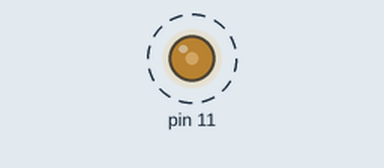
Recording of a sketch running on a simulated Arduino Uno, built with avr-gcc and run on an emulated ATmega328P. Shown: output pins drawn as LEDs (lit = HIGH). Dashed ring = blinking.

Above: at 0.05 s.
Timing chart, 0 to 4.6 s (numbered marks = the images above):
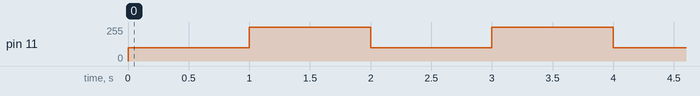

Measured:
- by itself, pin 11: alternates 255/255 for 1.0 s and 100/255 for 1.0 s

The sketch:

AnalogWrite.ino
```cpp
void setup() {
  pinMode(11, OUTPUT);
}

void loop() {
  analogWrite(11, 100);   // turn the LED on (HIGH is the voltage level)
  delay(1000);              // wait for a second
  analogWrite(11, 255);    // turn the LED off by making the voltage LOW
  delay(1000);              // wait for a second
}
```
